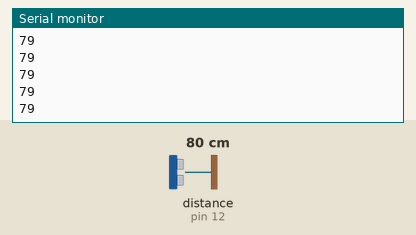
Recording of a sketch running on a simulated Arduino Uno, built with avr-gcc and run on an emulated ATmega328P. On the bench: the last lines printed to the serial monitor. Wiring (inferred from the names in the program): ultrasonic range finder: trigger pin 13; echo pin 12. Inputs (shaded band) come from the test bench; at power-on: distance to the obstacle (sensor on pin 12) 80 cm. The echo pulse lasts 58.3 µs per cm.

Above: at 1.2 s.
1.3 s: distance to the obstacle (sensor on pin 12) set to 2 cm
At 1.9 s:
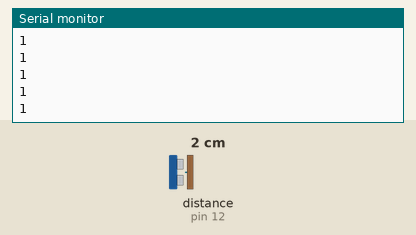
2.8 s: distance to the obstacle (sensor on pin 12) set to 4 cm
At 3.3 s:
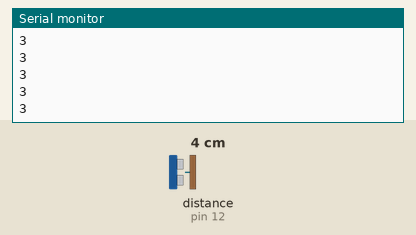
Timing chart, 0 to 5.8 s (numbered marks = the images above; inputs shaded):
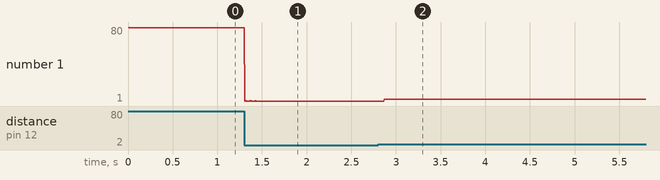

Measured:
- after the input at 1.3 s, the serial monitor: prints a new line at once (image 1)
- after the input at 2.8 s, the serial monitor: prints a new line after 0.07 s (image 2)
- plotted number 1: 79 → 1 after the input at 1.3 s, 1 → 3 after the input at 2.8 s

The sketch:

sketch_apr22a.ino
```cpp
int trig=13;
int echo=12;
long mesafe;
long sure;
void setup() {
pinMode(trig,OUTPUT);
pinMode(echo,INPUT);
Serial.begin(9600);
}
void loop() {
 digitalWrite(trig,HIGH);
 delayMicroseconds(1000);
 digitalWrite(trig,LOW);
 sure=pulseIn(echo,HIGH);
mesafe=(sure/2)/29.1;
Serial.println(mesafe);
}
```
